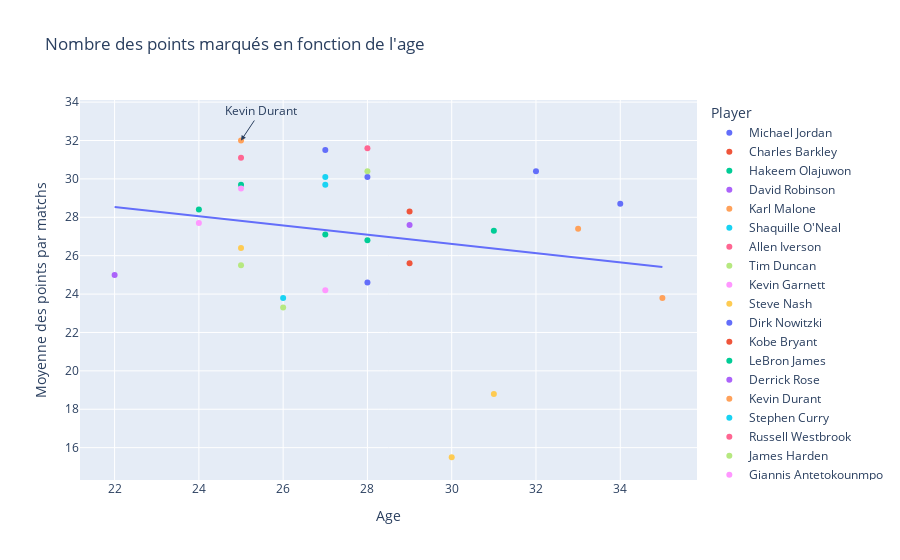

Here is the notebook cell this chart was saved with:
### Markdown cell above
Le nombre de points marqués par les MVP au fil des années sont en contates croissance

### Code cell
fig = px.scatter(mvps_merged, x="Age", y="PTS", title="Nombre des points marqués en fonction de l'age", color="Player",labels={'PTS': 'Moyenne des points par matchs', 'Year': "Années"},trendline="ols",trendline_scope="overall")

top_scorer = mvps_merged.loc[mvps_merged["PTS"].idxmax()]

fig.add_annotation(
    x=top_scorer["Age"],
    y=top_scorer["PTS"],
    text=top_scorer["Player"],
    showarrow=True,
    arrowhead=2,
    ax=20,  # Position horizontale du texte par rapport à la flèche
    ay=-30  # Position verticale du texte par rapport à la flèche
)

fig.show()

### Figure 1 — Plotly figure (JSON) as saved in the notebook; plotly's stock layout.template omitted (floating-point values rounded to 4 significant figures)
{"data": [{"hovertemplate": "Player=Michael Jordan<br>Age=%{x}<br>Moyenne des points par matchs=%{y}<extra></extra>", "legendgroup": "Michael Jordan", "marker": {"color": "#636efa", "symbol": "circle"}, "mode": "markers", "name": "Michael Jordan", "orientation": "v", "showlegend": true, "type": "scatter", "x": [27, 28, 32, 34], "xaxis": "x", "y": [31.5, 30.1, 30.4, 28.7], "yaxis": "y"}, {"hovertemplate": "Player=Charles Barkley<br>Age=%{x}<br>Moyenne des points par matchs=%{y}<extra></extra>", "legendgroup": "Charles Barkley", "marker": {"color": "#EF553B", "symbol": "circle"}, "mode": "markers", "name": "Charles Barkley", "orientation": "v", "showlegend": true, "type": "scatter", "x": [29], "xaxis": "x", "y": [25.6], "yaxis": "y"}, {"hovertemplate": "Player=Hakeem Olajuwon<br>Age=%{x}<br>Moyenne des points par matchs=%{y}<extra></extra>", "legendgroup": "Hakeem Olajuwon", "marker": {"color": "#00cc96", "symbol": "circle"}, "mode": "markers", "name": "Hakeem Olajuwon", "orientation": "v", "showlegend": true, "type": "scatter", "x": [31], "xaxis": "x", "y": [27.3], "yaxis": "y"}, {"hovertemplate": "Player=David Robinson<br>Age=%{x}<br>Moyenne des points par matchs=%{y}<extra></extra>", "legendgroup": "David Robinson", "marker": {"color": "#ab63fa", "symbol": "circle"}, "mode": "markers", "name": "David Robinson", "orientation": "v", "showlegend": true, "type": "scatter", "x": [29], "xaxis": "x", "y": [27.6], "yaxis": "y"}, {"hovertemplate": "Player=Karl Malone<br>Age=%{x}<br>Moyenne des points par matchs=%{y}<extra></extra>", "legendgroup": "Karl Malone", "marker": {"color": "#FFA15A", "symbol": "circle"}, "mode": "markers", "name": "Karl Malone", "orientation": "v", "showlegend": true, "type": "scatter", "x": [33, 35], "xaxis": "x", "y": [27.4, 23.8], "yaxis": "y"}, {"hovertemplate": "Player=Shaquille O'Neal<br>Age=%{x}<br>Moyenne des points par matchs=%{y}<extra></extra>", "legendgroup": "Shaquille O'Neal", "marker": {"color": "#19d3f3", "symbol": "circle"}, "mode": "markers", "name": "Shaquille O'Neal", "orientation": "v", "showlegend": true, "type": "scatter", "x": [27], "xaxis": "x", "y": [29.7], "yaxis": "y"}, {"hovertemplate": "Player=Allen Iverson<br>Age=%{x}<br>Moyenne des points par matchs=%{y}<extra></extra>", "legendgroup": "Allen Iverson", "marker": {"color": "#FF6692", "symbol": "circle"}, "mode": "markers", "name": "Allen Iverson", "orientation": "v", "showlegend": true, "type": "scatter", "x": [25], "xaxis": "x", "y": [31.1], "yaxis": "y"}, {"hovertemplate": "Player=Tim Duncan<br>Age=%{x}<br>Moyenne des points par matchs=%{y}<extra></extra>", "legendgroup": "Tim Duncan", "marker": {"color": "#B6E880", "symbol": "circle"}, "mode": "markers", "name": "Tim Duncan", "orientation": "v", "showlegend": true, "type": "scatter", "x": [25, 26], "xaxis": "x", "y": [25.5, 23.3], "yaxis": "y"}, {"hovertemplate": "Player=Kevin Garnett<br>Age=%{x}<br>Moyenne des points par matchs=%{y}<extra></extra>", "legendgroup": "Kevin Garnett", "marker": {"color": "#FF97FF", "symbol": "circle"}, "mode": "markers", "name": "Kevin Garnett", "orientation": "v", "showlegend": true, "type": "scatter", "x": [27], "xaxis": "x", "y": [24.2], "yaxis": "y"}, {"hovertemplate": "Player=Steve Nash<br>Age=%{x}<br>Moyenne des points par matchs=%{y}<extra></extra>", "legendgroup": "Steve Nash", "marker": {"color": "#FECB52", "symbol": "circle"}, "mode": "markers", "name": "Steve Nash", "orientation": "v", "showlegend": true, "type": "scatter", "x": [30, 31], "xaxis": "x", "y": [15.5, 18.8], "yaxis": "y"}, {"hovertemplate": "Player=Dirk Nowitzki<br>Age=%{x}<br>Moyenne des points par matchs=%{y}<extra></extra>", "legendgroup": "Dirk Nowitzki", "marker": {"color": "#636efa", "symbol": "circle"}, "mode": "markers", "name": "Dirk Nowitzki", "orientation": "v", "showlegend": true, "type": "scatter", "x": [28], "xaxis": "x", "y": [24.6], "yaxis": "y"}, {"hovertemplate": "Player=Kobe Bryant<br>Age=%{x}<br>Moyenne des points par matchs=%{y}<extra></extra>", "legendgroup": "Kobe Bryant", "marker": {"color": "#EF553B", "symbol": "circle"}, "mode": "markers", "name": "Kobe Bryant", "orientation": "v", "showlegend": true, "type": "scatter", "x": [29], "xaxis": "x", "y": [28.3], "yaxis": "y"}, {"hovertemplate": "Player=LeBron James<br>Age=%{x}<br>Moyenne des points par matchs=%{y}<extra></extra>", "legendgroup": "LeBron James", "marker": {"color": "#00cc96", "symbol": "circle"}, "mode": "markers", "name": "LeBron James", "orientation": "v", "showlegend": true, "type": "scatter", "x": [24, 25, 27, 28], "xaxis": "x", "y": [28.4, 29.7, 27.1, 26.8], "yaxis": "y"}, {"hovertemplate": "Player=Derrick Rose<br>Age=%{x}<br>Moyenne des points par matchs=%{y}<extra></extra>", "legendgroup": "Derrick Rose", "marker": {"color": "#ab63fa", "symbol": "circle"}, "mode": "markers", "name": "Derrick Rose", "orientation": "v", "showlegend": true, "type": "scatter", "x": [22], "xaxis": "x", "y": [25], "yaxis": "y"}, {"hovertemplate": "Player=Kevin Durant<br>Age=%{x}<br>Moyenne des points par matchs=%{y}<extra></extra>", "legendgroup": "Kevin Durant", "marker": {"color": "#FFA15A", "symbol": "circle"}, "mode": "markers", "name": "Kevin Durant", "orientation": "v", "showlegend": true, "type": "scatter", "x": [25], "xaxis": "x", "y": [32], "yaxis": "y"}, {"hovertemplate": "Player=Stephen Curry<br>Age=%{x}<br>Moyenne des points par matchs=%{y}<extra></extra>", "legendgroup": "Stephen Curry", "marker": {"color": "#19d3f3", "symbol": "circle"}, "mode": "markers", "name": "Stephen Curry", "orientation": "v", "showlegend": true, "type": "scatter", "x": [26, 27], "xaxis": "x", "y": [23.8, 30.1], "yaxis": "y"}, {"hovertemplate": "Player=Russell Westbrook<br>Age=%{x}<br>Moyenne des points par matchs=%{y}<extra></extra>", "legendgroup": "Russell Westbrook", "marker": {"color": "#FF6692", "symbol": "circle"}, "mode": "markers", "name": "Russell Westbrook", "orientation": "v", "showlegend": true, "type": "scatter", "x": [28], "xaxis": "x", "y": [31.6], "yaxis": "y"}, {"hovertemplate": "Player=James Harden<br>Age=%{x}<br>Moyenne des points par matchs=%{y}<extra></extra>", "legendgroup": "James Harden", "marker": {"color": "#B6E880", "symbol": "circle"}, "mode": "markers", "name": "James Harden", "orientation": "v", "showlegend": true, "type": "scatter", "x": [28], "xaxis": "x", "y": [30.4], "yaxis": "y"}, {"hovertemplate": "Player=Giannis Antetokounmpo<br>Age=%{x}<br>Moyenne des points par matchs=%{y}<extra></extra>", "legendgroup": "Giannis Antetokounmpo", "marker": {"color": "#FF97FF", "symbol": "circle"}, "mode": "markers", "name": "Giannis Antetokounmpo", "orientation": "v", "showlegend": true, "type": "scatter", "x": [24, 25], "xaxis": "x", "y": [27.7, 29.5], "yaxis": "y"}, {"hovertemplate": "Player=Nikola Joki?<br>Age=%{x}<br>Moyenne des points par matchs=%{y}<extra></extra>", "legendgroup": "Nikola Joki?", "marker": {"color": "#FECB52", "symbol": "circle"}, "mode": "markers", "name": "Nikola Joki?", "orientation": "v", "showlegend": true, "type": "scatter", "x": [25], "xaxis": "x", "y": [26.4], "yaxis": "y"}, {"hovertemplate": "<b>OLS trendline</b><br>PTS = -0.240673 * Age + 33.8348<br>R<sup>2</sup>=0.040198<br><br>Age=%{x}<br>Moyenne des points par matchs=%{y} <b>(trend)</b><extra></extra>", "legendgroup": "Overall Trendline", "line": {"color": "#636efa"}, "mode": "lines", "name": "Overall Trendline", "showlegend": true, "type": "scatter", "x": [22, 24, 24, 25, 25, 25, 25, 25, 25, 26, 26, 27, 27, 27, 27, 27, 28, 28, 28, 28, 28, 29, 29, 29, 30, 31, 31, 32, 33, 34, 35], "xaxis": "x", "y": [28.54, 28.06, 28.06, 27.82, 27.82, 27.82, 27.82, 27.82, 27.82, 27.58, 27.58, 27.34, 27.34, 27.34, 27.34, 27.34, 27.1, 27.1, 27.1, 27.1, 27.1, 26.86, 26.86, 26.86, 26.61, 26.37, 26.37, 26.13, 25.89, 25.65, 25.41], "yaxis": "y"}], "layout": {"annotations": [{"arrowhead": 2, "ax": 20, "ay": -30, "showarrow": true, "text": "Kevin Durant", "x": 25, "y": 32}], "legend": {"title": {"text": "Player"}, "tracegroupgap": 0}, "title": {"text": "Nombre des points marqués en fonction de l'age"}, "xaxis": {"anchor": "y", "domain": [0, 1], "title": {"text": "Age"}}, "yaxis": {"anchor": "x", "domain": [0, 1], "title": {"text": "Moyenne des points par matchs"}}}}
